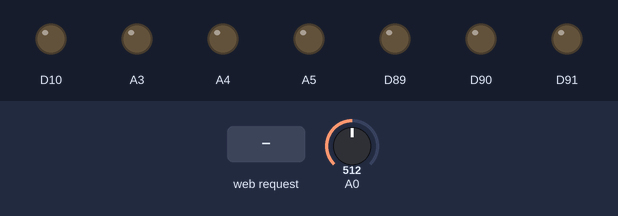
This sketch was run on a simulated Arduino MKR. Parts: output pins drawn as LEDs (lit = HIGH). The test bench sets the inputs (shaded band); at power-on: A0 = 512. WiFi joins after 1.5 s; servers stay silent unless stated; what the sketch prints to the serial monitor is not drawn.

Above: at 12.7 s.
12.8 s: HTTP request GET /G received
At 13.9 s:
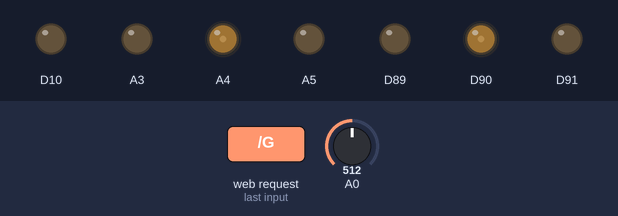
14.3 s: HTTP request GET /P received
At 15.1 s:
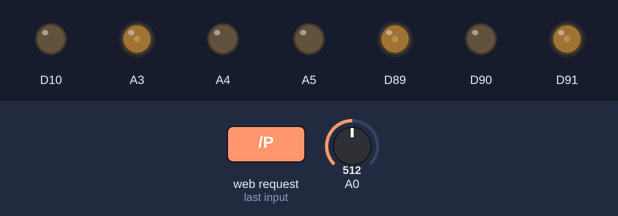
15.8 s: HTTP request GET /R received
At 16.2 s:
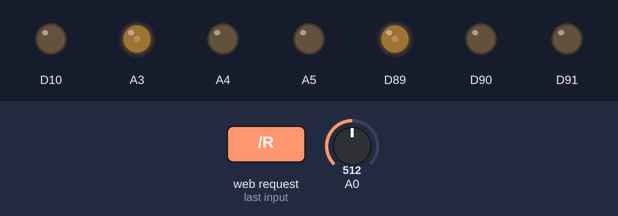
17.3 s: HTTP request GET /H received
At 18.5 s:
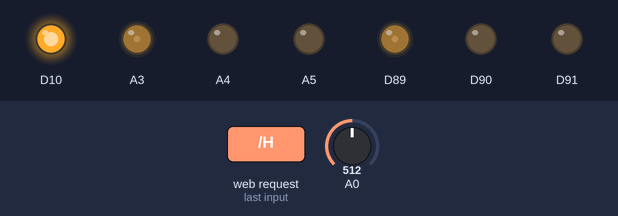
18.8 s: HTTP request GET /G received
At 19.7 s:
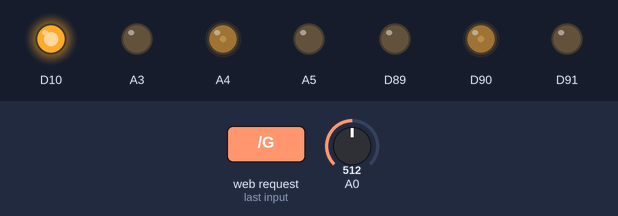
20.3 s: HTTP request GET /P received
At 20.9 s:
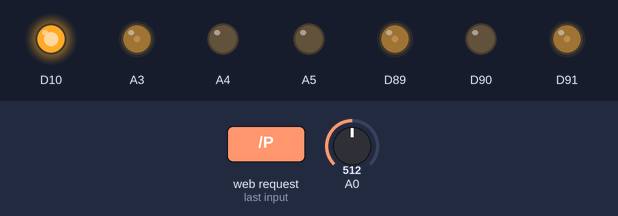
Timing chart, 0 to 22.8 s (numbered marks = the images above; inputs shaded):
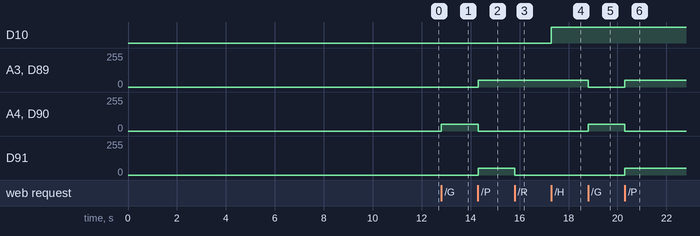

The sketch:

old_wifi_working.ino
```cpp
#include <SPI.h> // What is used to communicate with the WiFi chip
#include <WiFiNINA.h> // Wifi library fro Arduino MKR1000 and WiFi shield
#include "arduino_secrets.h"
#include <utility/wifi_drv.h>

// Define sensors and motors
int waterLevel = A0;
int waterMoisture = A1;
int light = A2;
int ledR = A3;
int ledG = A4;
int ledB = A5;
int pump =  10;


char ssid[] = SECRET_SSID;      // your network SSID (name)
char pass[] = SECRET_PASS;   // your network password
int keyIndex = 0;                 // your network key Index number (needed only for WEP)

int status = WL_IDLE_STATUS; //status of wifi

WiFiServer server(80); //declare server object and spedify port, 80 is port used for internet

void setup() {
  pinMode(10, OUTPUT);
  while ( status != WL_CONNECTED) {
    Serial.print("Attempting to connect to SSID: ");
    Serial.println(ssid);
    // Connect to WPA/WPA2 network. Change this line if using open or WEP network:
    status = WiFi.begin(ssid, pass);
    // wait 10 seconds for connection:
    delay(10000);
  }
  server.begin();
  printWifiStatus();
}

void loop() {
  // Serial.println(String(analogRead(A0)));
  WiFiClient client = server.available();

  if (client) {
    String currentLine = "";
    while (client.connected()) {            // loop while the client's connected
      if (client.available()) {             // if there's bytes to read from the client,
        char c = client.read();             // read a byte, then
       // Serial.write(c);                    // print it out the serial monitor
        if (c == '\n') {                    // if the byte is a newline character
          // if the current line is blank, you got two newline characters in a row.
          // that's the end of the client HTTP request, so send a response:
          if (currentLine.length() == 0) {
            String var = String(analogRead(A0));
            client.println("HTTP/1.1 200 OK");
            client.println("Content-Type: application/json;charset=utf-8");
            client.println("Server: Arduino");
            client.println("Connection: close");
            client.println();
            client.println("[{\"Light Level\":" + String(analogRead(A0)) + " }]");
            client.println();
            break;
          }
          else {      // if you got a newline, then clear currentLine:
            currentLine = "";
          }
        }
        else if (c != '\r') {    // if you got anything else but a carriage return character,
          currentLine += c;      // add it to the end of the currentLine
        }

        // Check to see if the client request was "GET /H" or "GET /L":
        if (currentLine.endsWith("GET /G")) {
          analogWrite(A3, 0);
          analogWrite(A4, 50);
          analogWrite(A5, 0);
          WiFiDrv::analogWrite(25, 0);
          WiFiDrv::analogWrite(26, 50);
          WiFiDrv::analogWrite(27, 0);
          // digitalWrite(lControl, HIGH);               // GET /H turns the LED on
        }
        if (currentLine.endsWith("GET /P")) {
          analogWrite(A3, 50);
          analogWrite(A4, 0);
          analogWrite(A5, 50);
          WiFiDrv::analogWrite(25, 50);
          WiFiDrv::analogWrite(26, 0);
          WiFiDrv::analogWrite(27, 50);
          // digitalWrite(lControl, LOW);                // GET /L turns the LED off
        }
        if (currentLine.endsWith("GET /R")) {
          analogWrite(A3, 50);
          analogWrite(A4, 0);
          analogWrite(A5, 0);
          WiFiDrv::analogWrite(25, 50);
          WiFiDrv::analogWrite(26, 0);
          WiFiDrv::analogWrite(27, 0);
          // digitalWrite(lControl, LOW);                // GET /L turns the LED off
        }
        if (currentLine.endsWith("GET /H")) {
          digitalWrite(10, HIGH);
        }
        if (currentLine.endsWith("GET /L")) {
          digitalWrite(10, LOW);
        }
      }
    }
    // close the connection:
    client.stop();
   // Serial.println("client disconnected");
  }
}


void printWifiStatus() {
  // print the SSID of the network you're attached to:
  Serial.print("SSID: ");
  Serial.println(WiFi.SSID());

  // print your WiFi shield's IP address:
  IPAddress ip = WiFi.localIP();
  Serial.print("IP Address: ");
  Serial.println(ip);

  // print the received signal strength:
  long rssi = WiFi.RSSI();
  Serial.print("signal strength (RSSI):");
  Serial.print(rssi);
  Serial.println(" dBm");
}
```

arduino_secrets.h
```cpp
// #define SECRET_SSID "BELL555"
// #define SECRET_PASS "43CDFDAA3294"

// #define SECRET_SSID "Krispy Kreme Guest Wifi"
// #define SECRET_PASS "donutnovember"

#define SECRET_SSID "Unit 509"
#define SECRET_PASS "unit509isthebestunit"
```

Measured:
- after the input at 12.8 s, A4, D90: 0/255 → 50/255 at once
- after the input at 14.3 s, A3, D89, D91: 0/255 → 50/255 at once; A4, D90: 50/255 → 0/255 at once
- after the input at 15.8 s, D91: 50/255 → 0/255 at once
- after the input at 17.3 s, D10: LOW → HIGH at once
- after the input at 18.8 s, A3, D89: 50/255 → 0/255 at once; A4, D90: 0/255 → 50/255 at once
- after the input at 20.3 s, A3, D89, D91: 0/255 → 50/255 at once; A4, D90: 50/255 → 0/255 at once
